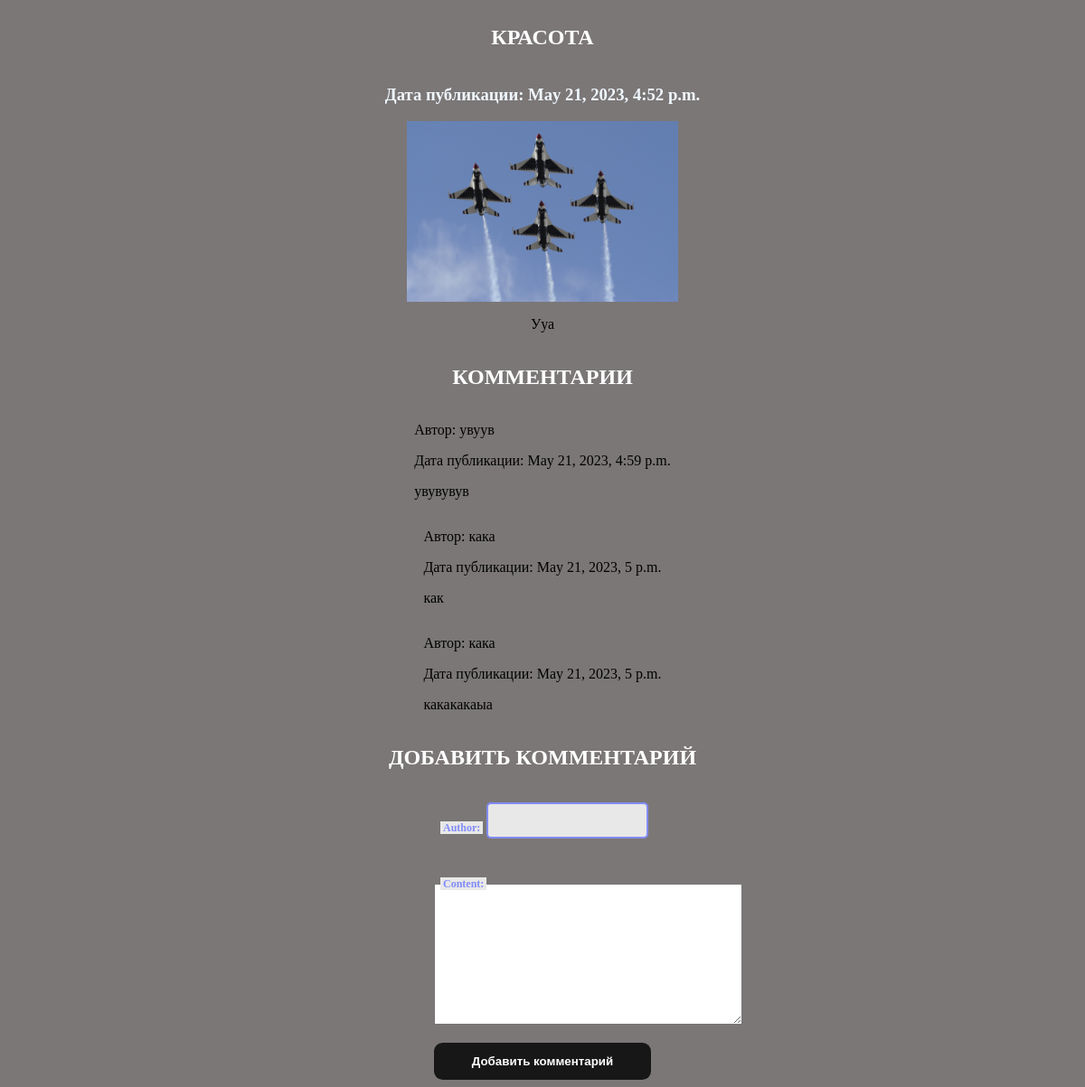
The app's page /post/2/ with its own data.
### tomphson_main/models.py (models this page shows)
class Post(models.Model):
    title = models.CharField(max_length=255)
    content = models.TextField()
    pub_date = models.DateTimeField(auto_now_add=True)
    photo = models.ImageField(upload_to='post_photos')

class Comment(models.Model):
    post = models.ForeignKey(Post, on_delete=models.CASCADE, related_name='comments')
    author = models.CharField(max_length=255)
    content = models.TextField()
    pub_date = models.DateTimeField(auto_now_add=True)

### tomphson_main/views.py (the view)
# urls.py: path('post/<int:post_id>/', views.blog_detail, name='blog_detail'),
def blog_detail(request, post_id):
    post = get_object_or_404(Post, id=post_id)
    comments = Comment.objects.filter(post=post)  # Fetch comments related to the post
    if request.method == 'POST':
        form = CommentForm(request.POST)
        if form.is_valid():
            comment = form.save(commit=False)
            comment.post = post
            comment.save()
            return redirect('blog_detail', post_id=post_id)
    else:
        form = CommentForm()
    return render(request, 'blog_detail.html', {'post': post, 'form': form, 'comments': comments})

### tomphson_main/forms.py
class CommentForm(forms.ModelForm):
    class Meta:
        model = Comment
        fields = ('author', 'content')

### tomphson_main/templates/blog_detail.html (shortened to what this page needs)
<!DOCTYPE html>
<html lang="en">
<head>
  <link rel="stylesheet" href="../../static/css/style.css">
</head>
<body>
  {% block content %}
  <div class="post">
    <h2>{{ post.title }}</h2>
    <h3>Дата публикации: {{ post.pub_date }}</h3>
    <img src="{{ post.photo.url }}" alt="{{ post.title }}" width="300">
    <p>{{ post.content }}</p>
  </div>
    <div class="comm">
      <h2>Комментарии</h2>
      {% for comment in comments %}
        <div class="comment">
          <p>Автор: {{ comment.author }}</p>
          <p>Дата публикации: {{ comment.pub_date }}</p>
          <p>{{ comment.content }}</p>
        </div>
      {% empty %}
      <p></p>
      {% endfor %}
      <h2>Добавить комментарий</h2>
      <form method="post" action="{% url 'add_comment' post.id %}">
        {{ form.as_p }}
        <button type="submit">Добавить комментарий</button>
      </form>
      {% endblock %}
    </div>
</body>
</html>

### static/css/style.css (style rules this page uses)
body { background: rgb(123, 119, 119); }
h2 { text-align: center; text-transform: uppercase; color: white; }
h3 { color: aliceblue; }
.post { display: flex; flex-direction: column; justify-content: center; align-items: center; }
form { display: flex; flex-direction: column; width: fit-content; position: static; max-width: 240px; }
.comm { display: flex; flex-direction: column; align-items: center; }
label { font-size: 0.75rem; color: #818CF8; font-weight: 700; position: relative; top: 0.5rem; margin: 0 0 0 7px; padding: 0 3px; background: #e8e8e8; width: fit-content; }
input[type=text], input { padding: 11px 10px; font-size: 0.75rem; border: 2px #818CF8 solid; border-radius: 5px; background: #e8e8e8; }
button { font-family: Arial, Helvetica, sans-serif; font-weight: bold; color: white; background-color: #171717; padding: 1em 2em; border: none; border-radius: .6rem; position: relative; cursor: pointer; overflow: hidden; }

### records on screen
Post: title "КРАСОТА", pub_date "May 21, 2023, 4:52 p.m.", photo (picture), content "Ууа"
Comment: author "увуув", pub_date "May 21, 2023, 4:59 p.m.", content "увувувув"
Comment: author "кака", pub_date "May 21, 2023, 5 p.m.", content "как"
Comment: author "кака", pub_date "May 21, 2023, 5 p.m.", content "какакакаыа"
